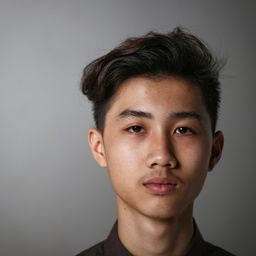
#> input picture test.jpg, 256 x 256 px, shrunk from 1000 x 1000 before the run
$ jupyter execute --allow-errors stenciling.ipynb   (shell and % lines are left out)
#> lines starting #> are read from the running program, lines starting #| are printed output that depends on the picture
### util.py

import numpy as np
import numba

def stenciled(
                inplace = False ,
                window  = (-1,-1),
                border  =  None,
                parallel = False,
                relative_indexing = True ) :

    @numba.njit
    def update_window(S,X):
        if S == (-1,-1) :return X.shape
        else : return S

    @numba.njit
    def get_window(X,P,S):
        # X : Array
        # P : Current point
        # S : window size
        if S == (-1,-1):
            S = X.shape;
            XX = pad(X,border=(S[0],S[1],S[0],S[1]))
            res = ((XX[P[0]+S[0]-S[0]//2:P[0]+S[0]+(S[0]+1)//2,P[1]+S[1]-S[1]//2:P[1]+S[1]+(S[1]+1)//2]))
            return XX[P[0]+S[0]-S[0]//2:P[0]+S[0]+(S[0]+1)//2,P[1]+S[1]-S[1]//2:P[1]+S[1]+(S[1]+1)//2]

        else :
            return X[P[0]-S[0]//2:P[0]+(S[0]+1)//2,P[1]-S[1]//2:P[1]+(S[1]+1)//2]


    @numba.njit
    def center(X):

        if relative_indexing:
            # Adjust array indices from top left to center cell
            rx,cx  = X.shape
            if rx%2 == 0 : r0= (rx-1)//2 +1  # even case: no center => deviate to right
            else :r0= (rx-1)//2

            if cx%2 == 0 : c0= (cx-1)//2 +1  # even case: no center => deviate to right
            else :c0= (cx-1)//2

            result = np.zeros_like(X)

            left_region = X[r0:,:c0] ; result[:rx-r0,cx-c0:] = left_region
            top_region  = X[0:r0,c0:] ; result[rx-r0:,: cx-c0] = top_region
            center_region = X[r0:,c0:] ; result[:rx-r0,:cx-c0] = center_region
            top_left_region = X[:r0,:c0] ; result[rx-r0:,cx-c0:] = top_left_region

            return result
        else :
            return X

    @numba.njit
    def pad(X,border=(1,1,1,1),const=0):
        t,r,b,l = border
        xr,xc = X.shape
        Y = np.ones((xr+(t+b),xc+(l+r))) * const
        Y[t:xr+t,l:xc+l] = X
        return Y


    @numba.njit
    def apply_func(args,pt,func):

        if len(args)>1:
            #Multiple argument
            return func( center(get_window(args[0],pt,window)), *args[1:])

        elif len(args)==1 :
            #Single arguments
            return func( center(get_window(args[0],pt,window))  )


    def _stenciled(func):

        # jit the incoming function
        func=numba.njit(func)

        if inplace == False :

            # No update in RowXColumn
            @numba.njit(parallel=parallel)
            def calculate(*args):

                ny,nx=args[0].shape ;
                Y = np.zeros_like(args[0])

                if border == 'all' :
                    Y[:,0] = args[0][:,0] ; Y[:,-1] = args[0][:,-1] ; Y[0,:] = args[0][0,:] ; Y[-1,:] = args[0][-1,:]
                    py,px = (np.array(update_window(window,Y))+1) //2
                    padded_args = (pad(args[0] , (py,px,py,px),0),) + args[1:]
                    ny,nx=padded_args[0].shape
                    for yi in numba.prange(py+1,ny-py-1):
                        for xi in numba.prange(px+1,nx-px-1):
                            Y[(yi-py,xi-px)] = apply_func(padded_args,pt=(yi,xi),func=func)
                    return Y

                elif border =='top':
                    Y[0,:] = args[0][0,:]
                    py,px = (np.array(update_window(window,Y))+1) //2
                    padded_args = (pad(args[0] , (py,px,py,px),0),) + args[1:]
                    ny,nx=padded_args[0].shape
                    for yi in numba.prange(py+1,ny-py):
                        for xi in numba.prange(px,nx-px):
                            Y[(yi-py,xi-px)] = apply_func(padded_args,pt=(yi,xi),func=func)
                    return Y

                elif border =='left':
                    Y[:,0] = args[0][:,0]
                    py,px = (np.array(update_window(window,Y))+1) //2
                    padded_args = (pad(args[0] , (py,px,py,px),0),) + args[1:]
                    ny,nx=padded_args[0].shape
                    for yi in numba.prange(py,ny-py):
                        for xi in numba.prange(px+1,nx-px):
                            Y[(yi-py,xi-px)] = apply_func(padded_args,pt=(yi,xi),func=func)
                    return Y

                elif border==None:
                    py,px = (np.array(update_window(window,Y))+1) //2
                    padded_args = (pad(args[0] , (py,px,py,px),0),) + args[1:]
                    ny,nx=padded_args[0].shape
                    for yi in numba.prange(py,ny-py):
                        for xi in numba.prange(px,nx-px):
                            Y[(yi-py,xi-px)] = apply_func(padded_args,pt=(yi,xi),func=func)
                    return Y


            return calculate

        elif inplace == True:

            @numba.njit
            def calculate(*args):

                ny,nx=args[0].shape ;
                Y = np.copy(args[0])

                if border == 'all' :
                    Y[:,0] = args[0][:,0] ; Y[:,-1] = args[0][:,-1] ; Y[0,:] = args[0][0,:] ; Y[-1,:] = args[0][-1,:]
                    py,px = (np.array(update_window(window,Y))+1) //2
                    padded_args = (pad(args[0] , (py,px,py,px),0),) + args[1:]
                    ny,nx=padded_args[0].shape
                    for yi in range(py+1,ny-py-1):
                        for xi in range(px+1,nx-px-1):
                            padded_args[0][(yi,xi)] = apply_func(padded_args,pt=(yi,xi),func=func)
                    return padded_args[0][py:-py,px:-px]

                elif border =='top':
                    Y[0,:] = args[0][0,:]
                    py,px = (np.array(update_window(window,Y))+1) //2
                    padded_args = (pad(args[0] , (py,px,py,px),0),) + args[1:]
                    ny,nx=padded_args[0].shape
                    for yi in range(py+1,ny-py):
                        for xi in range(px,nx-px):
                            padded_args[0][(yi,xi)] = apply_func(padded_args,pt=(yi,xi),func=func)
                    return padded_args[0][py:-py,px:-px]

                elif border =='left':
                    Y[:,0] = args[0][:,0]
                    py,px = (np.array(update_window(window,Y))+1) //2
                    padded_args = (pad(args[0] , (py,px,py,px),0),) + args[1:]
                    ny,nx=padded_args[0].shape
                    for yi in range(py,ny-py):
                        for xi in numba.prange(px+1,nx-px):
                            padded_args[0][(yi,xi)] = apply_func(padded_args,pt=(yi,xi),func=func)
                    return padded_args[0][py:-py,px:-px]

                elif border== None:
                    py,px = (np.array(update_window(window,Y))+1) //2
                    padded_args = (pad(args[0] , (py,px,py,px),0),) + args[1:]
                    ny,nx=padded_args[0].shape
                    for yi in range(py,ny-py):
                        for xi in range(px,nx-px):
                            padded_args[0][(yi,xi)] = apply_func(padded_args,pt=(yi,xi),func=func)
                    return padded_args[0][py:-py,px:-px]

            return calculate

    return _stenciled


### stenciling.ipynb
[cell 1]
import numpy as np
import matplotlib.pyplot as plt
from util import stenciled

# Examples

## a) Basic operations

### 1) Identity

[cell 2]
@stenciled()
def identitiy(x):
    return x[0,0]

X = np.arange(1,26).reshape(5,5)
print(f'X = \n {X} \n\n identity(X) = \n {identitiy(X)}')

### 2) Mean filter

[cell 3]
@stenciled()
def mean(x):
    return ( x[1,-1] + x[1,0] + x[1,1] +
             x[0,-1] + x[0,0] + x[0,1] +
             x[-1,-1] +x[-1,0] + x[-1,1]) / 9

X = np.arange(1,26).reshape(5,5)
print(f'X = \n {X} \n\n mean(X) = \n {mean(X)}')

### 3) Laplacian filter

[cell 4]
@stenciled()
def laplacian(x):
    return ( 0*x[1,-1]  + 1*x[1,0]   + 0*x[1,1] +
             1*x[0,-1]  +-4*x[0,0]   + 1*x[0,1] +
             0*x[-1,-1] + 1*x[-1,0]  + 0*x[-1,1] )

np.random.seed(0)
X = np.random.randint(low=0,high=150,size=(5,5))
print(f'X = \n {X} \n\n laplacian(X) = \n {laplacian(X)}')

## b) Border options

### 1) Keep all borders

[cell 5]
@stenciled(inplace=False,border='all')
def plus_one(x):
    return x[0,0] + 1

X = np.zeros((5,5))
print(f'X = \n {X} \n\n plus_one(X) = \n {plus_one(X)}')

### 2) Keep left border

[cell 6]
@stenciled(inplace=False,border='left')
def plus_one(x):
    return x[0,0] + 1

X = np.zeros((5,5))
print(f'X = \n {X} \n\n plus_one(X) = \n {plus_one(X)}')

### 3) Keep top border

[cell 7]
@stenciled(inplace=False,border='top')
def plus_one(x):
    return x[0,0] + 1

X = np.zeros((5,5))
print(f'X = \n {X} \n\n plus_one(X) = \n {plus_one(X)}')

### 4) No borders (Default)

[cell 8]
@stenciled(inplace=False,border=None)
def plus_one(x):
    return x[0,0] + 1

X = np.zeros((5,5))
print(f'X = \n {X} \n\n plus_one(X) = \n {plus_one(X)}')

## C) Update Options

### 1) Inplace Update

**Continously update each cell after each calculation**

[cell 9]
#Initial U

tmax,xmax=0.5,2
nt,nx= 101,51

# Increments
dt = tmax/(nt-1)
dx = xmax/(nx-1)
c  = 0.5
nu = 0.1

u = np.zeros((nx,nt))
x = np.zeros(nx)

# Boundary conditions
u[0,:] = u[nx-1,:] = 1

# Initial conditions
for i in range(1,nx-1):
    if(i > (nx-1)/4 and i < (nx-1)/2):
        u[i,0] = 2
    else:
        u[i,0] = 1

- **1D Linear convection**
$\large \frac{\partial u}{\partial t} + c \frac{\partial u}{\partial x} = 0 \Longrightarrow u_i^{n+1} = u_i^n - c \frac{\Delta t}{\Delta x}(u_i^n-u_{i-1}^n)$

[cell 10]
#Initial U

tmax,xmax=0.5,2
nt,nx= 101,51

# Increments
dt = tmax/(nt-1)
dx = xmax/(nx-1)
c  = 0.5
nu = 0.1

u = np.zeros((nx,nt))
x = np.zeros(nx)

# Boundary conditions
u[0,:] = u[nx-1,:] = 1

# Initial conditions
for i in range(1,nx-1):
    if(i > (nx-1)/4 and i < (nx-1)/2):
        u[i,0] = 2
    else:
        u[i,0] = 1

[cell 11]
@stenciled(inplace=True,border='all',window=(3,3))
def linear_convection(u,k):
    return u[-1,0] - k * (u[-1,0] - u[-1,-1])

[cell 12]
plt.figure(figsize=(15,5))
res0 = linear_convection(u.copy().T,c*dt/dx)[:-1]
plt.xlabel('t(s)');plt.ylabel('u(m/s)');plt.title('Linear convection')
for i in range(0,res0.shape[0],20): plt.plot(np.linspace(0,xmax,nx),res0[i])
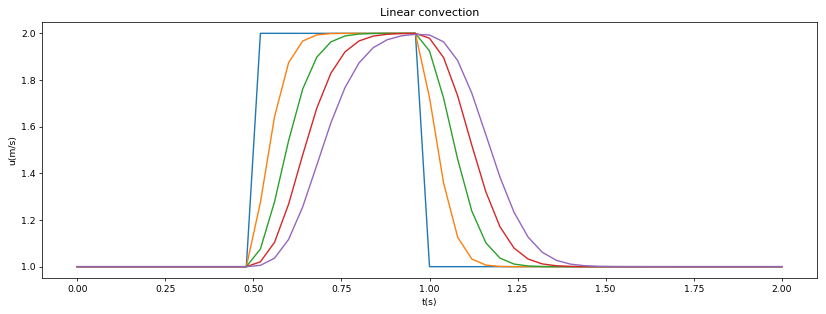
#> figure drawn by matplotlib, 1 panel; curve peaks at x = 0.52, y = 2; curve peaks at x = 0.96, y = 2; curve peaks at x = 0.96, y = 2

- **1D Nonlinear convection**
$\large \frac{\partial u}{\partial t} + u \frac{\partial u}{\partial x} = 0 \Longrightarrow u_i^{n} = u_i^{n-1} - u_i^{n-1} \frac{\Delta t}{\Delta x} (u_i^{n-1} - u_{i-1}^{n-1})$

[cell 13]
@stenciled(inplace=True,window=(3,3),border='all')
def nonlinear_convection(u,k):return u[-1,0] - u[-1,0]*k * (u[-1,0] - u[-1,-1])

[cell 14]
plt.figure(figsize=(15,5))
res1 = nonlinear_convection(u.copy().T,dt/dx)[:-1]
plt.xlabel('t(s)');plt.ylabel('u(m/s)');plt.title('Non linear convection')
for i in range(0,res1.shape[0],20): plt.plot(np.linspace(0,xmax,nx),res1[i])
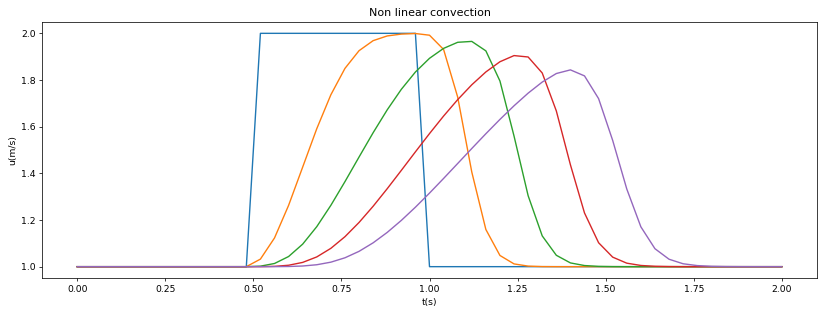
#> figure drawn by matplotlib, 1 panel; curve peaks at x = 0.52, y = 2; curve peaks at x = 0.96, y = 2; curve peaks at x = 1.12, y = 1.97

- **1D Diffusion**
$\large \frac{\partial u}{\partial t}= \nu \frac{\partial^2 u}{\partial x^2} \Longrightarrow u_{i}^{n}=u_{i}^{n-1}+\frac{\nu\Delta t}{\Delta x^2}(u_{i+1}^{n-1}-2u_{i}^{n-1}+u_{i-1}^{n-1})$

[cell 15]
@stenciled(inplace=True,window=(3,3),border='all')
def diffusion_1D(u,k): return u[-1,0] + k * (u[-1,1] -2*u[-1,0] + u[-1,-1])

[cell 16]
plt.figure(figsize=(15,5))
res2 = diffusion_1D(u.copy().T,nu*dt/dx**2)[:-1]
plt.xlabel('t(s)');plt.ylabel('u(m/s)');plt.title('1D Diffusion')
for i in range(0,res2.shape[0],20): plt.plot(np.linspace(0,xmax,nx),res2[i])
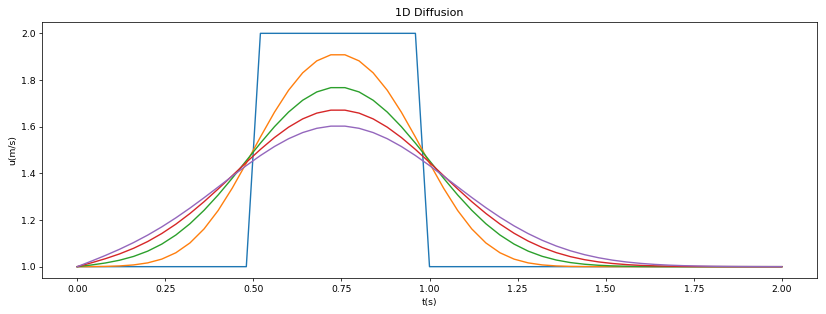
#> figure drawn by matplotlib, 1 panel; curve peaks at x = 0.52, y = 2; curve peaks at x = 0.72, y = 1.91; curve peaks at x = 0.76, y = 1.77

### 2) No update

[cell 17]
@stenciled(inplace = False,window=(3,3),border=None)
def add_left_neighbour(X):
    return X[0,0] + X[0,-1]


@stenciled(inplace = True,window=(3,3),border=None)
def add_left_neighbour_update(X):
    return X[0,0] + X[0,-1]

X = np.ones((5,5))
print(f'X = \n {X} \n\n add_left_neighbour(X) = \n {add_left_neighbour(X)}')

X = np.ones((5,5))
print(f'add_left_neighbour_update(X) = \n {add_left_neighbour_update(X)}')

## D) Window options

#> (a cell that did not finish here is left out)

[cell 19]
#Blurring
@stenciled(inplace=False,window=(7,7),parallel=True)
def blur_7x7(X) : return np.mean(X)

@stenciled(inplace=False,window=(25,25),parallel=True)
def blur_25x25(X) : return np.mean(X)

@stenciled(inplace=False,window=(50,50),parallel=True)
def blur_50x50(X) : return np.mean(X)

[cell 20]
import cv2
image = cv2.imread('test.jpg',0)
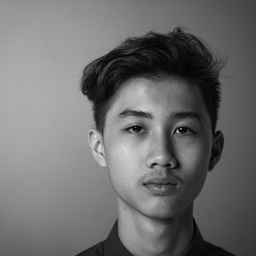
#> image: shape (256, 256); min 0, max 222, mean 110.1

plt.figure(figsize=(15,15));
plt.subplot(2,2,1);plt.imshow(image,cmap='gray');plt.title('Original')
plt.subplot(2,2,2);plt.imshow(blur_7x7(image),cmap='gray');plt.title('Window  = 7x7')
plt.subplot(2,2,3);plt.imshow(blur_25x25(image),cmap='gray');plt.title('Window  = 25x25')
plt.subplot(2,2,4);plt.imshow(blur_50x50(image),cmap='gray');plt.title('Window  = 50x50')
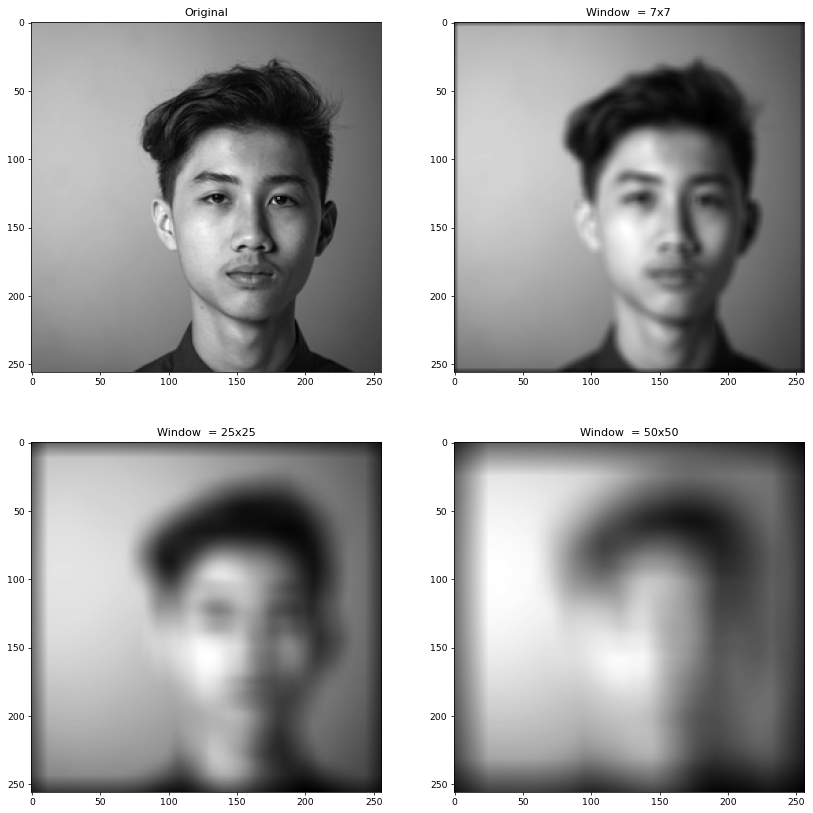
#> figure drawn by matplotlib, 4 panels
